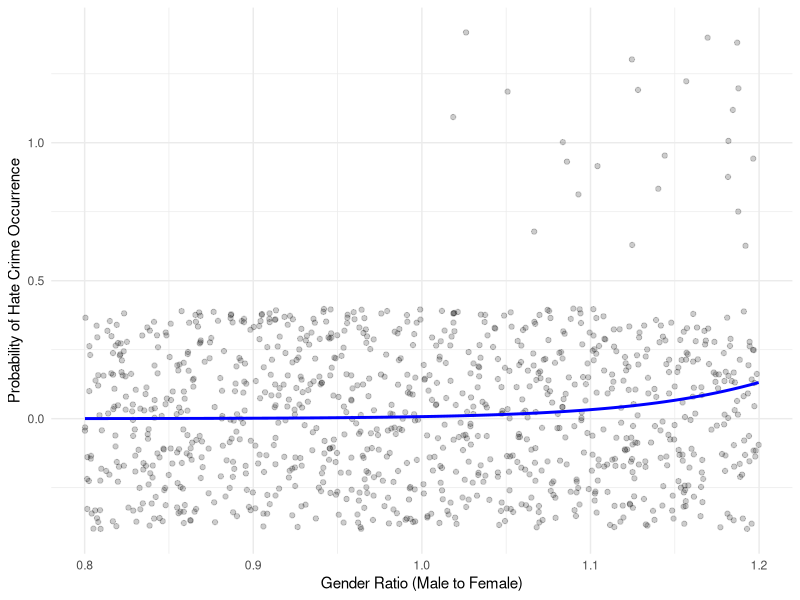

Write R code to recreate this figure.
#### Preamble ####
# Purpose: Simulating data on survery results.
# Author: Pengyu Sui
# Contact: pengyu.sui@mail.utoronto.ca
# License: MIT
# Pre-requisites: -

# Load necessary libraries
library(dplyr)
library(ggplot2)

# Set seed for reproducibility
set.seed(123)

# Simulate survey data
n <- 1000  # Sample size
gender_ratio <- runif(n, min=0.8, max=1.2)  # Simulate gender imbalance
age <- sample(18:65, n, replace = TRUE)  # Simulate age
education <- sample(1:3, n, replace = TRUE, prob = c(0.3, 0.5, 0.2))  # Simulate education levels
hate_crime <- ifelse(gender_ratio > 1 & runif(n) < (gender_ratio - 1) * 0.5, 1, 0)  # Simulate hate crime occurrence
data <- data.frame(gender_ratio, age, education, hate_crime)

# Analyze data with logistic regression
model <- glm(hate_crime ~ gender_ratio + age + education, data = data, family = "binomial")

# Visualize results
ggplot(data, aes(x = gender_ratio, y = hate_crime)) +
  geom_jitter(alpha = 0.2) +
  geom_smooth(method = "glm", method.args = list(family = "binomial"), se = FALSE, color = "blue") +
  labs(x = "Gender Ratio (Male to Female)", y = "Probability of Hate Crime Occurrence") +
  theme_minimal()
